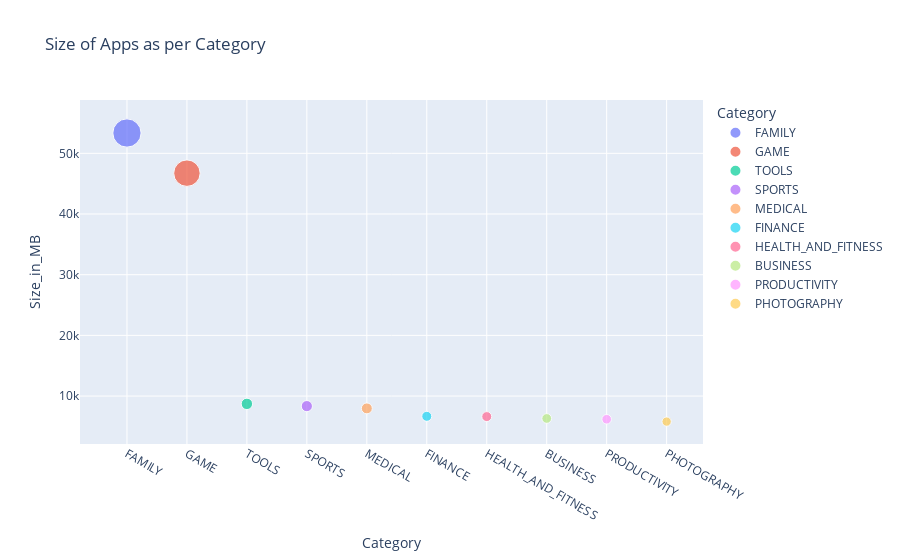

This figure's notebook cell:
### Code cell
# checking size of Apps as per category
cate = df.groupby('Category')['Size_in_MB'].sum().sort_values(ascending=False).head(10)
px.scatter(cate, x=cate.index, y='Size_in_MB', title='Top 10 Categories with largest Size of Apps', size='Size_in_MB', color=cate.index)

### Figure 1 — Plotly figure (JSON) as saved in the notebook; plotly's stock layout.template omitted (floating-point values rounded to 4 significant figures)
{"data": [{"hovertemplate": "Category=%{x}<br>Size_in_MB=%{marker.size}<extra></extra>", "legendgroup": "FAMILY", "marker": {"color": "#636efa", "size": [53350.0], "sizemode": "area", "sizeref": 133.4, "symbol": "circle"}, "mode": "markers", "name": "FAMILY", "orientation": "v", "showlegend": true, "type": "scatter", "x": ["FAMILY"], "xaxis": "x", "y": [53350.0], "yaxis": "y"}, {"hovertemplate": "Category=%{x}<br>Size_in_MB=%{marker.size}<extra></extra>", "legendgroup": "GAME", "marker": {"color": "#EF553B", "size": [46730.0], "sizemode": "area", "sizeref": 133.4, "symbol": "circle"}, "mode": "markers", "name": "GAME", "orientation": "v", "showlegend": true, "type": "scatter", "x": ["GAME"], "xaxis": "x", "y": [46730.0], "yaxis": "y"}, {"hovertemplate": "Category=%{x}<br>Size_in_MB=%{marker.size}<extra></extra>", "legendgroup": "TOOLS", "marker": {"color": "#00cc96", "size": [8712.0], "sizemode": "area", "sizeref": 133.4, "symbol": "circle"}, "mode": "markers", "name": "TOOLS", "orientation": "v", "showlegend": true, "type": "scatter", "x": ["TOOLS"], "xaxis": "x", "y": [8712.0], "yaxis": "y"}, {"hovertemplate": "Category=%{x}<br>Size_in_MB=%{marker.size}<extra></extra>", "legendgroup": "SPORTS", "marker": {"color": "#ab63fa", "size": [8342.0], "sizemode": "area", "sizeref": 133.4, "symbol": "circle"}, "mode": "markers", "name": "SPORTS", "orientation": "v", "showlegend": true, "type": "scatter", "x": ["SPORTS"], "xaxis": "x", "y": [8342.0], "yaxis": "y"}, {"hovertemplate": "Category=%{x}<br>Size_in_MB=%{marker.size}<extra></extra>", "legendgroup": "MEDICAL", "marker": {"color": "#FFA15A", "size": [7969.0], "sizemode": "area", "sizeref": 133.4, "symbol": "circle"}, "mode": "markers", "name": "MEDICAL", "orientation": "v", "showlegend": true, "type": "scatter", "x": ["MEDICAL"], "xaxis": "x", "y": [7969.0], "yaxis": "y"}, {"hovertemplate": "Category=%{x}<br>Size_in_MB=%{marker.size}<extra></extra>", "legendgroup": "FINANCE", "marker": {"color": "#19d3f3", "size": [6659.0], "sizemode": "area", "sizeref": 133.4, "symbol": "circle"}, "mode": "markers", "name": "FINANCE", "orientation": "v", "showlegend": true, "type": "scatter", "x": ["FINANCE"], "xaxis": "x", "y": [6659.0], "yaxis": "y"}, {"hovertemplate": "Category=%{x}<br>Size_in_MB=%{marker.size}<extra></extra>", "legendgroup": "HEALTH_AND_FITNESS", "marker": {"color": "#FF6692", "size": [6616.0], "sizemode": "area", "sizeref": 133.4, "symbol": "circle"}, "mode": "markers", "name": "HEALTH_AND_FITNESS", "orientation": "v", "showlegend": true, "type": "scatter", "x": ["HEALTH_AND_FITNESS"], "xaxis": "x", "y": [6616.0], "yaxis": "y"}, {"hovertemplate": "Category=%{x}<br>Size_in_MB=%{marker.size}<extra></extra>", "legendgroup": "BUSINESS", "marker": {"color": "#B6E880", "size": [6307.0], "sizemode": "area", "sizeref": 133.4, "symbol": "circle"}, "mode": "markers", "name": "BUSINESS", "orientation": "v", "showlegend": true, "type": "scatter", "x": ["BUSINESS"], "xaxis": "x", "y": [6307.0], "yaxis": "y"}, {"hovertemplate": "Category=%{x}<br>Size_in_MB=%{marker.size}<extra></extra>", "legendgroup": "PRODUCTIVITY", "marker": {"color": "#FF97FF", "size": [6174.0], "sizemode": "area", "sizeref": 133.4, "symbol": "circle"}, "mode": "markers", "name": "PRODUCTIVITY", "orientation": "v", "showlegend": true, "type": "scatter", "x": ["PRODUCTIVITY"], "xaxis": "x", "y": [6174.0], "yaxis": "y"}, {"hovertemplate": "Category=%{x}<br>Size_in_MB=%{marker.size}<extra></extra>", "legendgroup": "PHOTOGRAPHY", "marker": {"color": "#FECB52", "size": [5791.0], "sizemode": "area", "sizeref": 133.4, "symbol": "circle"}, "mode": "markers", "name": "PHOTOGRAPHY", "orientation": "v", "showlegend": true, "type": "scatter", "x": ["PHOTOGRAPHY"], "xaxis": "x", "y": [5791.0], "yaxis": "y"}], "layout": {"legend": {"itemsizing": "constant", "title": {"text": "Category"}, "tracegroupgap": 0}, "title": {"text": "Size of Apps as per Category"}, "xaxis": {"anchor": "y", "categoryarray": ["FAMILY", "GAME", "TOOLS", "SPORTS", "MEDICAL", "FINANCE", "HEALTH_AND_FITNESS", "BUSINESS", "PRODUCTIVITY", "PHOTOGRAPHY"], "categoryorder": "array", "domain": [0, 1], "title": {"text": "Category"}}, "yaxis": {"anchor": "x", "domain": [0, 1], "title": {"text": "Size_in_MB"}}}}
